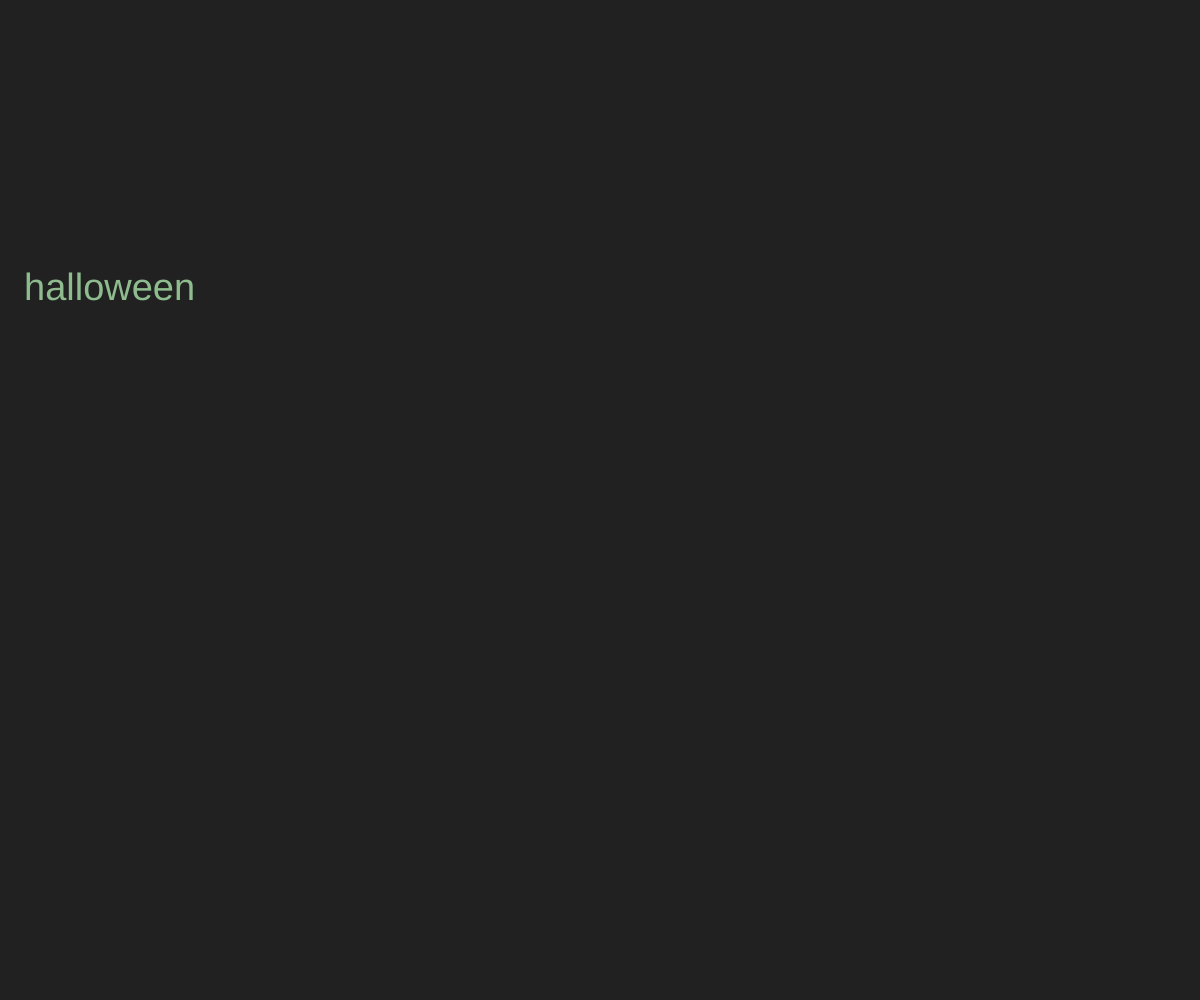
Frame 1 (no input)
Frame 60 (no input): identical to frame 1, image omitted
Frame 120 (the mouse pressed at the canvas centre since frame 60): blank canvas, image omitted

The p5.js sketch that drew this single still picture (run headless with seeded random() and noise() and a simulated clock; from frame 60 on, the mouse is pressed at the canvas centre):

// p5.js sketch
// ── sketch.js
////////////////////////////
// 6.1 what is an array ? //
// part 02                //
////////////////////////////


// --- INIT

var words = ["halloween", "blood", "masks", "pumpkins", "fears", "screams"]
var indexW = 0
var indexC = 0
var ts = 38
var myColors = ['#8fbc8f', '#bdb76b', '#e9967a', '#00ced1']

// --- SETUP

function setup() {
  createCanvas(windowWidth, windowHeight);
}

// --- RUN

function draw() {
  background(33)
  fill(myColors[indexC])
  textSize(ts)
  text(words[indexW], 24, 300)
}

// --- FUNKs

function mousePressed() {
  indexW = indexW + 1
  indexC = indexC + 1
  if (indexW == words.length) {
    indexW = 0
  }
  if (indexC == myColors.length) {
    indexC = 0
  }
}

// --- END
